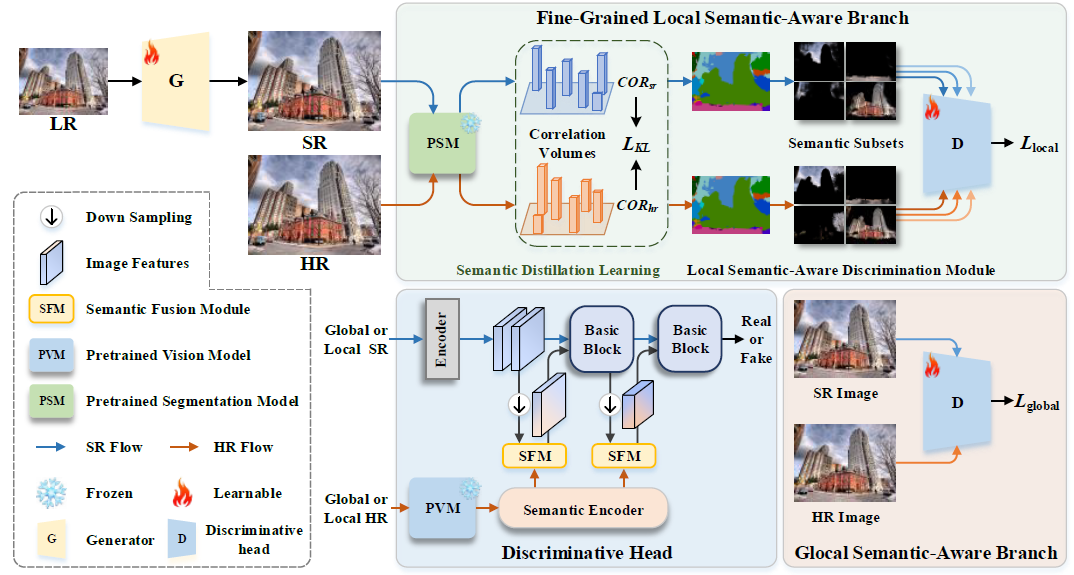
#> input picture img/Framework.png, 1074 x 575 px, given as the content of the folder datasets/DF2K/DF2K_HR, which was not available
$ python subimages.py
#> lines starting #> are read from the running program, lines starting #| are printed output that depends on the picture; pictures that were not available may be replaced by others from this repository, and a replacement may not be noted
import argparse
import cv2
import numpy as np
import os
import sys
import glob
from multiprocessing import Pool
from os import path as osp
from tqdm import tqdm

def main(args):
    """A multi-thread tool to crop large images to sub-images for faster IO.

    opt (dict): Configuration dict. It contains:
        n_thread (int): Thread number.
        compression_level (int):  CV_IMWRITE_PNG_COMPRESSION from 0 to 9. A higher value means a smaller size
            and longer compression time. Use 0 for faster CPU decompression. Default: 3, same in cv2.
        input_folder (str): Path to the input folder.
        save_folder (str): Path to save folder.
        crop_size (int): Crop size.
        step (int): Step for overlapped sliding window.
        thresh_size (int): Threshold size. Patches whose size is lower than thresh_size will be dropped.

    Usage:
        For each folder, run this script.
        Typically, there are GT folder and LQ folder to be processed for DIV2K dataset.
        After process, each sub_folder should have the same number of subimages.
        Remember to modify opt configurations according to your settings.
    """

    opt = {}
    opt['n_thread'] = args.n_thread
    # opt['compression_level'] = args.compression_level
    opt['input_folder'] = args.input
    opt['save_folder'] = args.output
    opt['crop_size'] = args.crop_size
    opt['step'] = args.step
    opt['thresh_size'] = args.thresh_size
    extract_subimages(opt)


def extract_subimages(opt):
    """Crop images to subimages.

    Args:
        opt (dict): Configuration dict. It contains:
            input_folder (str): Path to the input folder.
            save_folder (str): Path to save folder.
            n_thread (int): Thread number.
    """
    input_folder = opt['input_folder']
    save_folder = opt['save_folder']
    if not osp.exists(save_folder):
        os.makedirs(save_folder)
        print(f'mkdir {save_folder} ...')
    else:
        print(f'Folder {save_folder} already exists. Exit.')
        sys.exit(1)

    # scan all images
    img_list = sorted(glob.glob(osp.join(input_folder, '*.png')))

    pbar = tqdm(total=len(img_list), unit='image', desc='Extract')
    pool = Pool(opt['n_thread'])
    for path in img_list:
        pool.apply_async(worker, args=(path, opt), callback=lambda arg: pbar.update(1))
#> this loop made 1 pass
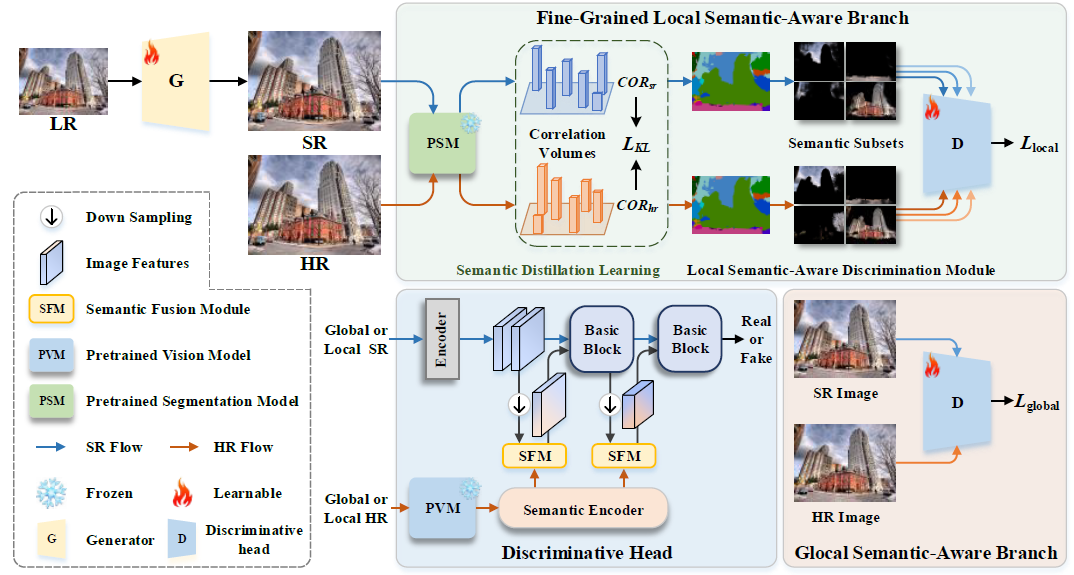
#> input picture img/Framework.png, 1074 x 575 px, given as the content of the folder datasets/DF2K/DF2K_HR, which was not available
#> pass 1, in worker, `cv2.imwrite( osp.join(opt['save_folder'], f'{img_name}_s{index:03d}{ex..`:
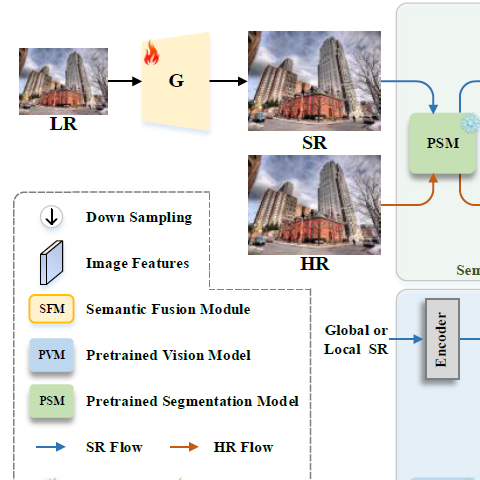
#> saved as Framework_s001.png: shape (480, 480, 3); mean B, G, R 225, 226.7, 227
#> pass 1, in worker, `cv2.imwrite( osp.join(opt['save_folder'], f'{img_name}_s{index:03d}{ex..`:
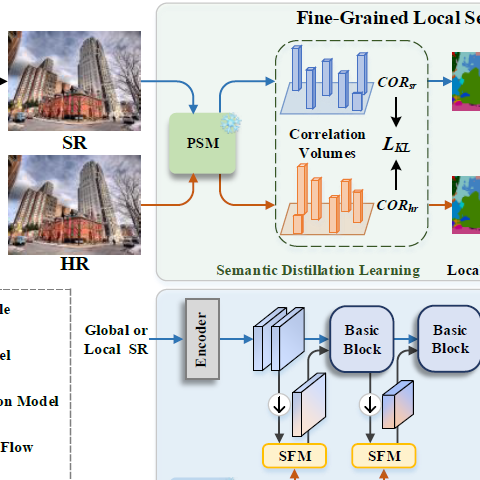
#> saved as Framework_s002.png: shape (480, 480, 3); mean B, G, R 217.5, 217.9, 214.5
#> pass 1, in worker, `cv2.imwrite( osp.join(opt['save_folder'], f'{img_name}_s{index:03d}{ex..`:
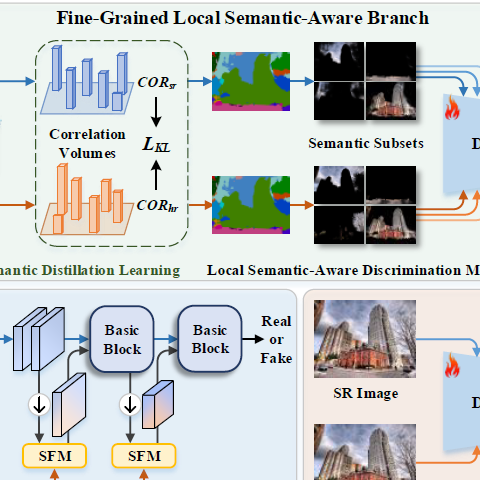
#> saved as Framework_s003.png: shape (480, 480, 3); mean B, G, R 200.7, 201.9, 196.9
#> pass 1, in worker, `cv2.imwrite( osp.join(opt['save_folder'], f'{img_name}_s{index:03d}{ex..`:
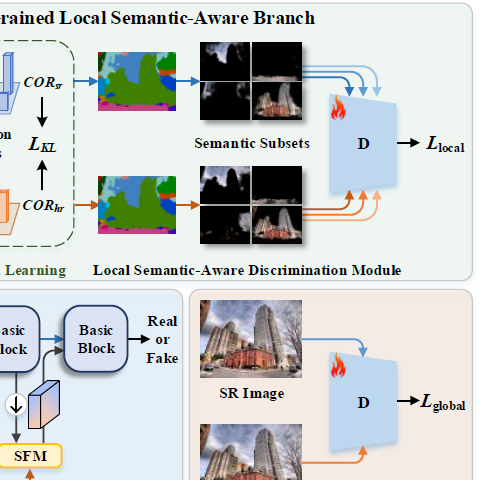
#> saved as Framework_s004.png: shape (480, 480, 3); mean B, G, R 204, 205.5, 201
    pool.close()
    pool.join()
    pbar.close()
    print('All processes done.')


def worker(path, opt):
    """Worker for each process.

    Args:
        path (str): Image path.
        opt (dict): Configuration dict. It contains:
            crop_size (int): Crop size.
            step (int): Step for overlapped sliding window.
            thresh_size (int): Threshold size. Patches whose size is lower than thresh_size will be dropped.
            save_folder (str): Path to save folder.
            compression_level (int): for cv2.IMWRITE_PNG_COMPRESSION.

    Returns:
        process_info (str): Process information displayed in progress bar.
    """
    crop_size = opt['crop_size']
    step = opt['step']
    thresh_size = opt['thresh_size']
    img_name, extension = osp.splitext(osp.basename(path))

    # remove the x2, x3, x4 and x8 in the filename for DIV2K
    img_name = img_name.replace('x2', '').replace('x3', '').replace('x4', '').replace('x8', '')

    img = cv2.imread(path, cv2.IMREAD_UNCHANGED)

    h, w = img.shape[0:2]
    h_space = np.arange(0, h - crop_size + 1, step)
    if h - (h_space[-1] + crop_size) > thresh_size:
        h_space = np.append(h_space, h - crop_size)
    w_space = np.arange(0, w - crop_size + 1, step)
    if w - (w_space[-1] + crop_size) > thresh_size:
        w_space = np.append(w_space, w - crop_size)

    index = 0
    for x in h_space:
        for y in w_space:
            index += 1
            cropped_img = img[x:x + crop_size, y:y + crop_size, ...]
            cropped_img = np.ascontiguousarray(cropped_img)
            cv2.imwrite(
                osp.join(opt['save_folder'], f'{img_name}_s{index:03d}{extension}'), cropped_img)
    process_info = f'Processing {img_name} ...'
    return process_info


if __name__ == '__main__':
    parser = argparse.ArgumentParser()
    parser.add_argument('--input', type=str, default='datasets/DF2K/DF2K_HR', help='Input folder')
    parser.add_argument('--output', type=str, default='datasets/DF2K/DF2K_HR_sub', help='Output folder')
    parser.add_argument('--crop_size', type=int, default=480, help='Crop size')
    parser.add_argument('--step', type=int, default=240, help='Step for overlapped sliding window')
    parser.add_argument(
        '--thresh_size',
        type=int,
        default=0,
        help='Threshold size. Patches whose size is lower than thresh_size will be dropped.')
    parser.add_argument('--n_thread', type=int, default=20, help='Thread number.')
    # parser.add_argument('--compression_level', type=int, default=3, help='Compression level')
    args = parser.parse_args()

    main(args)
